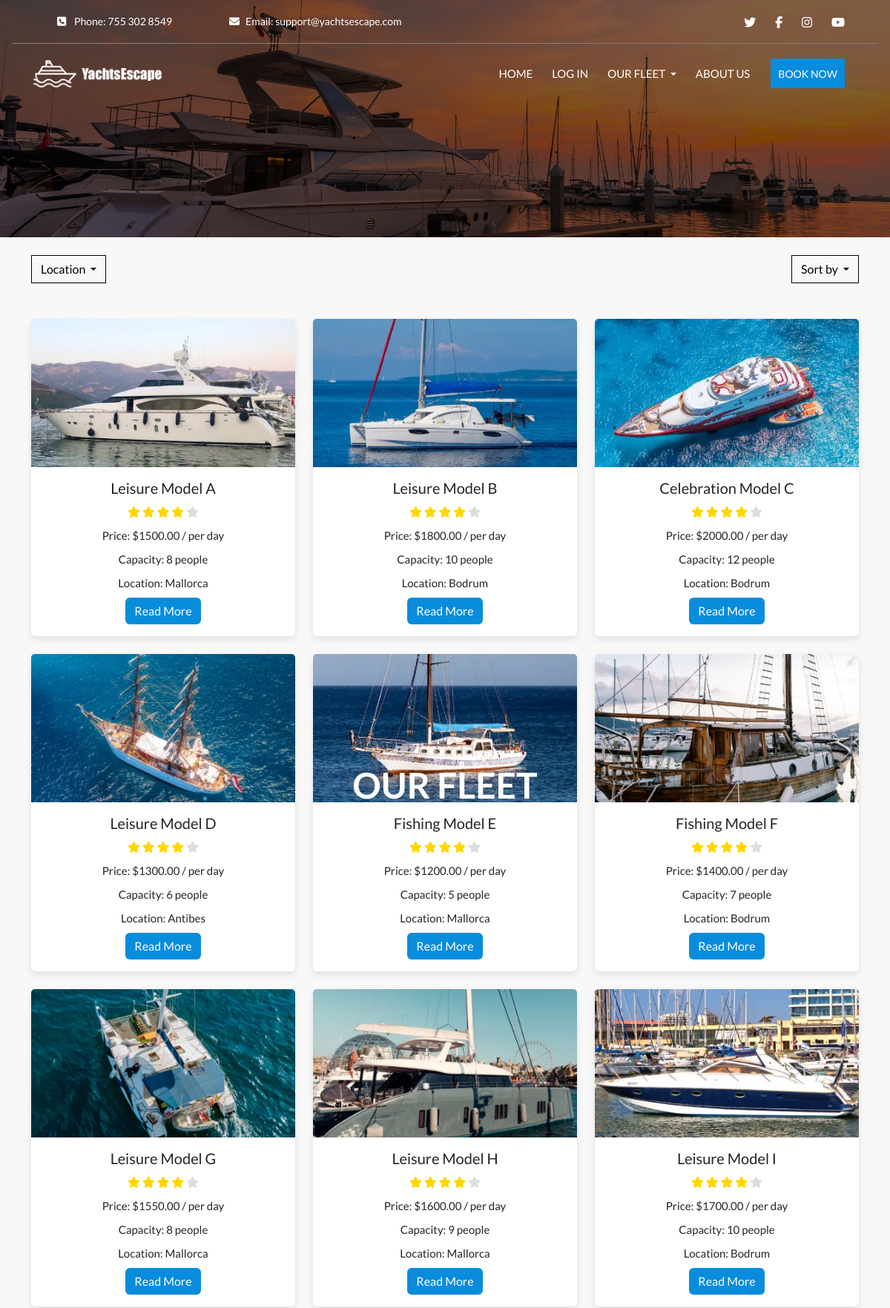
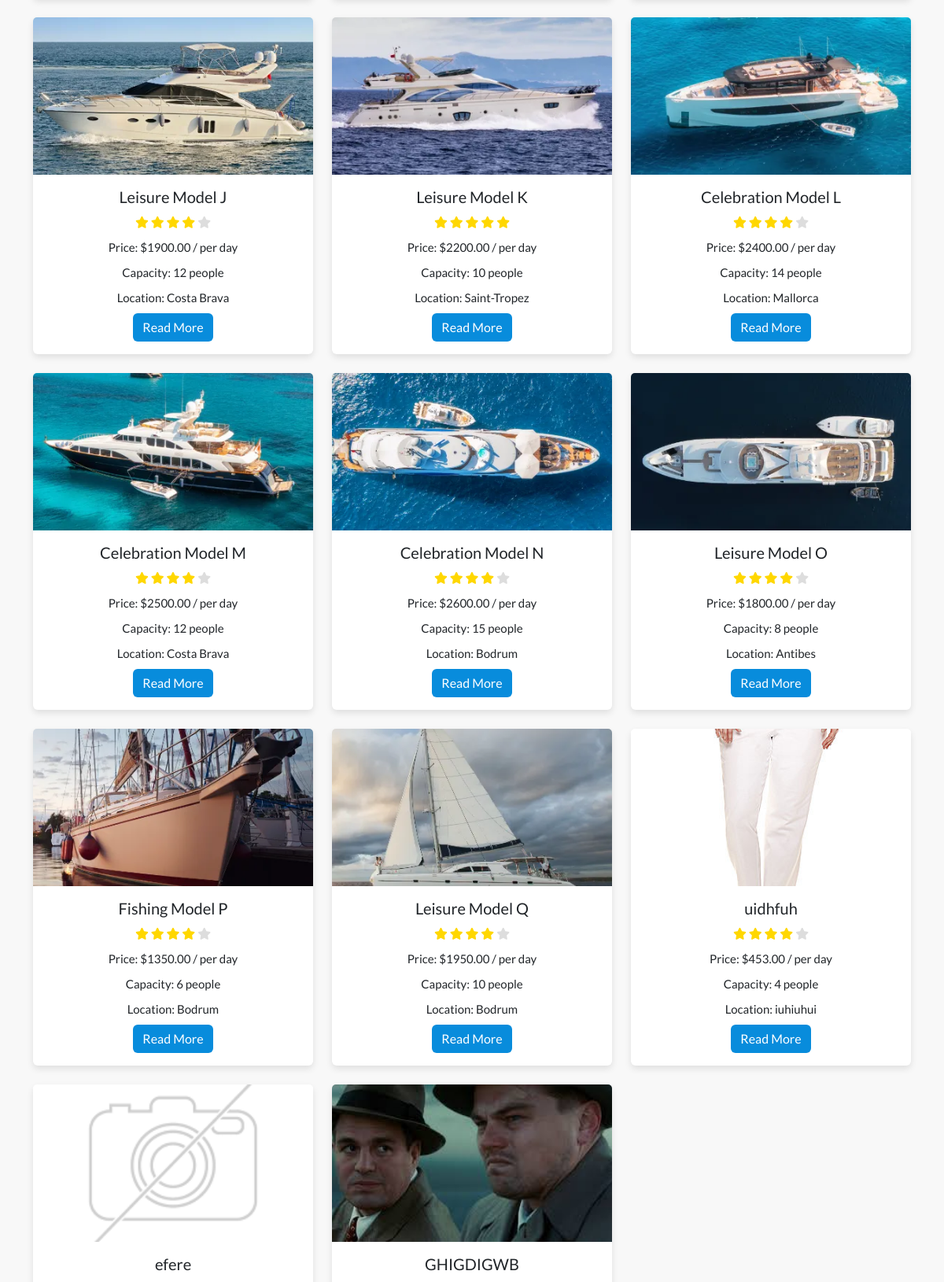
Screenshot of /yachts/ (upper part) with the database file from the repository (2 pictures, top to bottom).
### yachts/models.py (models this page shows, shortened)
class Yacht(models.Model):
    COUNTRY_CHOICES = [
        ('Turkey', 'Turkey'),
        ('France', 'France'),
        ('Spain', 'Spain'),
    ]
    name = models.CharField(max_length=100)
    id = models.AutoField(primary_key=True)
    type = models.CharField(max_length=50, default='default_type')
    description = models.TextField()
    country = models.CharField(max_length=50, choices=COUNTRY_CHOICES, default='Turkey')
    location = models.CharField(max_length=100)
    capacity = models.IntegerField()
    price_per_day = models.DecimalField(max_digits=8, decimal_places=2)
    rating = models.DecimalField(max_digits=6, decimal_places=2, null=True, blank=True)
    available = models.BooleanField(default=True)
    image_url = models.URLField(max_length=1024, null=True, blank=True)
    card_image = models.ImageField(upload_to='yachts/cards/', null=True, blank=True)
    detail_image = models.ImageField(upload_to='yachts/details/', null=True, blank=True)
    detail_image_url = models.URLField(max_length=1024, null=True, blank=True)

### yachts/views.py (the view)
# urls.py: path('', views.yacht_list, name='yacht_list'),  # URL для страницы списка яхт
def yacht_list(request):
    yachts = Yacht.objects.all()  # Initial query to get all yachts
    boat_type = request.GET.get('type')  # Get the selected boat type from the GET request
    if boat_type:
        yachts = yachts.filter(type__iexact=boat_type)  # Filter yachts by the selected boat type
    country = request.GET.get('country')  # Get the selected country from the GET request
    if country:
        yachts = yachts.filter(country=country)  # Filter yachts by the selected country
    location = request.GET.get('location')  # Get the selected location from the GET request
    if location:
        yachts = yachts.filter(location__icontains=location)  # Filter yachts by the selected location
    sort_options = {
        'price_low': 'price_per_day',  # Sort by price ascending
        'price_high': '-price_per_day',  # Sort by price descending
        'rating_low': 'rating',  # Sort by rating ascending
        'rating_high': '-rating',  # Sort by rating descending
        'name_az': 'name',  # Sort by name A-Z
        'name_za': '-name',  # Sort by name Z-A
        'type_az': 'type',  # Sort by type A-Z
        'type_za': '-type'  # Sort by type Z-A
    }
    sort = request.GET.get('sort')  # Get the selected sorting option from the GET request
    if sort in sort_options:
        yachts = yachts.order_by(sort_options[sort])  # Apply sorting based on the selected option
    capacity_filter = {
        '2-4': {'capacity__lte': 4},  # Filter for capacity up to 4
        '4-6': {'capacity__gte': 4, 'capacity__lte': 6},  # Filter for capacity between 4 and 6
        '6-8': {'capacity__gte': 6, 'capacity__lte': 8},  # Filter for capacity between 6 and 8
        '8_plus': {'capacity__gt': 8},  # Filter for capacity greater than 8
    }
    capacity = request.GET.get('capacity')  # Get the selected capacity from the GET request
    if capacity in capacity_filter:
        yachts = yachts.filter(**capacity_filter[capacity])  # Apply filtering based on the selected capacity
    start_date = request.GET.get('start_date')  # Get the selected start date from the GET request
    end_date = request.GET.get('end_date')  # Get the selected end date from the GET request
    if start_date and end_date:
        yachts = yachts.exclude(
            bookings__start_date__lt=end_date,
            bookings__end_date__gt=start_date
        )  # Exclude yachts that are booked during the selected dates
    return render(request, 'yachts/yacht-list.html', {'yachts': yachts})

### yachts/templates/yachts/yacht-list.html (shortened to what this page needs)
{% extends 'base.html' %}
{% load static %}
{% block extra_css %}
<link rel="stylesheet" href="{% static 'css/yachts/yacht-list.css' %}">
{% endblock %}
{% block content %}
<div class="container">
    <div class="header-content">
        <h1 class="hero-title">Our Fleet</h1>
    </div>
    <div class="d-flex justify-content-between mt-4">
        <div class="dropdown">
            <button class="btn dropdown-toggle custom-dropdown-btn" type="button" id="locationDropdown"
                data-bs-toggle="dropdown" aria-expanded="false">
                Location
            </button>
        </div>
        <div class="dropdown">
            <button class="btn dropdown-toggle custom-dropdown-btn" type="button" id="sortDropdown"
                data-bs-toggle="dropdown" aria-expanded="false">
                Sort by
            </button>
        </div>
    </div>
    <div class="row mt-5">
        {% for yacht in yachts %}
        <div class="col-md-4 mb-4">
            <div class="card h-100">
                {% if yacht.card_image %}
                <img src="{{ yacht.card_image.url }}" class="card-img-top" alt="{{ yacht.name }}">
                {% else %}
                <img src="{% static 'images/default-yacht.png' %}" class="card-img-top" alt="{{ yacht.name }}">
                {% endif %}
                <div class="card-body">
                    <h5 class="card-title">{{ yacht.name }}</h5>
                    <div class="rating mb-2">
                        {% for i in "12345" %}
                        {% if forloop.counter <= yacht.rating|default:0 %} <i class="fas fa-star filled"></i>
                            {% else %}
                            <i class="fas fa-star"></i>
                            {% endif %}
                            {% endfor %}
                    </div>
                    <p class="card-text">Price: ${{ yacht.price_per_day }} / per day</p>
                    <p class="card-text">Capacity: {{ yacht.capacity }} people</p>
                    <p class="card-text">Location: {{ yacht.location }}</p>
                    <a href="{% url 'yacht_detail' yacht.id %}" class="btn btn-primary">Read More</a>
                </div>
            </div>
        </div>
        {% endfor %}
    </div>
    {% endblock %}

### templates/base.html (shortened to what this page needs)
{% load static %}
<!DOCTYPE html>
<html lang="en">
<head>
  {% block corecss %}
  <link href="https://cdn.jsdelivr.net/npm/bootstrap@5.3.3/dist/css/bootstrap.min.css" rel="stylesheet"
>
  <link rel="stylesheet" href="{% static 'css/base.css' %}" />
   <link rel="stylesheet" href="https://cdn.jsdelivr.net/npm/flatpickr/dist/flatpickr.min.css">
  {% endblock %} {% block extra_css %}{% endblock %}
</head>
<body>
  <header>
    {% block header %}
    {% include 'includes/header.html' %}
    {% endblock %}
  </header>
  <div aria-live="polite" aria-atomic="true" class="position-relative">
    <div class="toast-container position-fixed top-0 start-50 translate-middle-x p-3" style="z-index: 1055;">
    </div>
  </div>
  <main>
    {% block content %}
    {% endblock %}
  </main>
</body>
</html>

### templates/includes/header.html (shortened to what this page needs)
{% load static %}
<header class="{% if request.path == '/' %}header{% else %}header-short{% endif %}">
    <div class="header-overlay"></div>
    <div class="d-flex justify-content-between align-items-center py-2 ms-3 me-3 header-top-bar" id="top-bar">
        <div class="d-flex align-items-center flex-shrink-0 ms-3 header-top-item">
            <span class="me-3 d-none d-md-block">
                <i class="fas fa-phone-square"></i> Phone: 755 302 8549
            </span>
        </div>
        <div class="d-flex align-items-center flex-shrink-0 ms-3 header-top-item" id="email-align">
            <a href="mailto:support@yachtsescape.com" class="email-link"><i class="fas fa-envelope"></i>Email:
                support@yachtsescape.com</a>
        </div>
        <div class="d-flex align-items-center justify-content-end ms-auto">
            <ul class="list-inline mb-0">
                <li class="list-inline-item">
                    <a class="text-white" href="#" target="_blank"><i class="fab fa-twitter"></i></a>
                </li>
                <li class="list-inline-item">
                    <a class="text-white" href="#" target="_blank"><i class="fab fa-facebook-f"></i></a>
                </li>
                <li class="list-inline-item">
                    <a class="text-white" href="#" target="_blank"><i class="fab fa-instagram"></i></a>
                </li>
                <li class="list-inline-item">
                    <a class="text-white" href="#" target="_blank"><i class="fab fa-youtube"></i></a>
                </li>
            </ul>
        </div>
    </div>
    <div class="navbar navbar-expand-lg header-main" id="main-nav">
        <div class="d-flex align-items-center">
            <a class="" href="#" aria-label="Homepage">
                <img class="normal-logo img-fluid" id="logo" src="{% static 'images/logo-light.png' %}"
                    data-light-logo="{% static 'images/logo-light.png' %}"
                    data-dark-logo="{% static 'images/logo-dark.png' %}"
                    data-small-light-logo="{% static 'images/logo-light-small.png' %}"
                    data-small-dark-logo="{% static 'images/logo-dark-small.png' %}" alt="logo" />
            </a>
        </div>
        <div class="offcanvas offcanvas-end text-center" tabindex="-1" id="offcanvasNavbar"
            aria-labelledby="offcanvasNavbarLabel">
            <div class="offcanvas-body">
                <ul class="navbar-nav justify-content-end flex-grow-1 pe-3">
                    <li class="nav-item">
                        <a class="nav-link" href="{% url 'home' %}" aria-label="Home Page">Home</a>
                    </li>
                    {% if user.is_authenticated %}
                    <li class="nav-item dropdown">
                        <a class="nav-link dropdown-toggle" href="#" id="navbarDropdown" role="button"
                            data-bs-toggle="dropdown">
                            My Account
                        </a>
                        <ul class="dropdown-menu" aria-labelledby="navbarDropdown">
                            {% if user.is_superuser or user.is_staff %}
                            <li><a class="dropdown-item" href="#">Yachts Management</a></li>
                            {% endif %}
                            <li><a class="dropdown-item" href="#">My Profile</a></li>
                            <li><a class="dropdown-item" href="{% url 'account_logout' %}">Logout</a></li>
                        </ul>
                    </li>
                    {% else %}
                    <li class="nav-item">
                        <a class="nav-link" href="{% url 'account_login' %}" aria-label="Log In Page">Log In</a>
                    </li>
                    {% endif %}
                    <li class="nav-item dropdown">
                        <a class="nav-link dropdown-toggle" href="#" id="yachtTypeDropdown" role="button"
                            data-bs-toggle="dropdown" aria-expanded="false">
                            Our Fleet
                        </a>
                    </li>
                    <li class="nav-item">
                        <a class="nav-link" href="#" aria-label="About Us Page">About us</a>
                    </li>
                    <button class="btn btn-sm header-main-btn" data-bs-toggle="modal"
                        data-bs-target="#bookNowModal">Book Now</button>
                </ul>
            </div>
        </div>
    </div>
</header>

### templates/includes/footer.html (shortened to what this page needs)
{% load static %}

### static/css/base.css (style rules this page uses)
* { margin: 0; padding: 0; border: 0; }
html, body { height: 100%; }
body { background-color: #f8f8f8; font: 15px/1.6 'Lato'; color: #444444; display: flex; flex-direction: column; min-height: 100vh; }
main { flex: 1 0 auto; }
img { max-width: 100%; height: auto; background-color: transparent !important; border: none !important; }
a { line-height: inherit; vertical-align: middle; }

### static/css/yachts/yacht-list.css (style rules this page uses)
.header-content { position: absolute; top: 26%; left: 50%; transform: translate(-50%, -50%); text-align: center; z-index: 2; }
.hero-title { color: white; font-size: 48px; font-weight: bold; text-transform: uppercase; z-index: 2; }
.card { border: none; transition: all 0.3s ease; box-shadow: 0 4px 8px rgba(0, 0, 0, 0.1); }
.card-img-top { height: 200px; object-fit: cover; }
.card-body { text-align: center; }
.btn-primary { background-color: #088cdc; border: none; transition: background-color 0.3s ease; }
.custom-dropdown-btn { border: 1px solid #000; background-color: transparent; border-radius: 0; color: #000; }
.rating .fa-star { color: #ddd; }
.rating .fa-star.filled { color: #ffd700; }
.rating { color: gold; }
.card-text { margin-bottom: 0.5rem; }

### static/css/header.css (style rules this page uses)
.header-overlay { background-color: rgba(0, 0, 0, 0.5); position: absolute; top: 0; left: 0; right: 0; bottom: 0; z-index: 1; }
.header-short { position: relative; background-image: url('/static/images/home-bg.webp'); background-size: cover; background-position: center; background-repeat: no-repeat; height: 40vh; z-index: 1; }
.header-top-bar { z-index: 3; padding: 0 45px; background-color: transparent; color: #fff; border-bottom: 1px solid rgba(255, 255, 255, 1); }
.header-top-item { z-index: 4; color: #fff; font-size: 14px; display: flex; margin-right: 35px; position: relative; }
.email-link { text-decoration: none; line-height: inherit; vertical-align: middle; display: inline-flex; align-items: center; color: inherit; padding: 10px; vertical-align: baseline; }
.header-top-item { display: flex; align-items: center; }
.header-top-item i { color: #fff; margin-right: 8px; z-index: 4; position: relative; }
.list-inline-item a { color: #fff; font-size: 16px; margin-left: 15px; transition: color 0.3s ease; }
.list-inline-item a, .email-link, .header-top-item i { z-index: 4; position: relative; }
.header-main { position: relative; z-index: 2; padding: 0 45px; background-color: transparent; display: flex; align-items: center; justify-content: auto; height: 80px; }
.normal-logo { max-width: 180px; height: auto; z-index: 20; display: inline-block; position: relative; top: 0; vertical-align: middle; margin: 0 auto !important; }
.navbar-nav { display: flex; flex-direction: row; list-style: none; padding-left: 0; }
.navbar-nav .nav-item { margin-right: 10px; }
.navbar-nav .nav-link { font-size: 15px; color: #fff; text-transform: uppercase; transition: color 0.3s ease; line-height: 80px; }
.header-main-btn { background-color: #088cdc; color: #fff; border-radius: 0; text-transform: uppercase; transition: background-color 0.3s ease; border: none; height: 40px; align-items: center; justify-content: center; box-sizing: border-box; text-align: center; padding: 0 10px; margin-left: 10px; }
.navbar-nav { display: flex; align-items: center; }

### rows the page displays
Yacht: card_image (picture), name "Leisure Model A", price_per_day "1500.00", capacity "8", location "Mallorca"
Yacht: card_image (picture), name "Leisure Model B", price_per_day "1800.00", capacity "10", location "Bodrum"
Yacht: card_image (picture), name "Celebration Model C", price_per_day "2000.00", capacity "12", location "Bodrum"
Yacht: card_image (picture), name "Leisure Model D", price_per_day "1300.00", capacity "6", location "Antibes"
Yacht: card_image (picture), name "Fishing Model E", price_per_day "1200.00", capacity "5", location "Mallorca"
Yacht: card_image (picture), name "Fishing Model F", price_per_day "1400.00", capacity "7", location "Bodrum"
Yacht: card_image (picture), name "Leisure Model G", price_per_day "1550.00", capacity "8", location "Mallorca"
Yacht: card_image (picture), name "Leisure Model H", price_per_day "1600.00", capacity "9", location "Mallorca"
Yacht: card_image (picture), name "Leisure Model I", price_per_day "1700.00", capacity "10", location "Bodrum"
Yacht: card_image (picture), name "Leisure Model J", price_per_day "1900.00", capacity "12", location "Costa Brava"
Yacht: card_image (picture), name "Leisure Model K", rating 5 (drawn), price_per_day "2200.00", capacity "10", location "Saint-Tropez"
Yacht: card_image (picture), name "Celebration Model L", price_per_day "2400.00", capacity "14", location "Mallorca"
Yacht: card_image (picture), name "Celebration Model M", price_per_day "2500.00", capacity "12", location "Costa Brava"
Yacht: card_image (picture), name "Celebration Model N", price_per_day "2600.00", capacity "15", location "Bodrum"
Yacht: card_image (picture), name "Leisure Model O", price_per_day "1800.00", capacity "8", location "Antibes"
Yacht: card_image (picture), name "Fishing Model P", price_per_day "1350.00", capacity "6", location "Bodrum"
Yacht: card_image (picture), name "Leisure Model Q", price_per_day "1950.00", capacity "10", location "Bodrum"
Yacht: card_image (picture), name "uidhfuh", price_per_day "453.00", capacity "4", location "iuhiuhui"
Yacht: card_image (placeholder picture), name "efere"
Yacht: card_image (picture), name "GHIGDIGWB"
